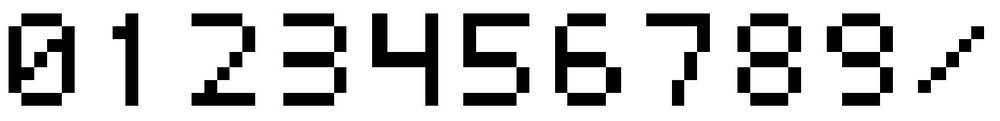
#> input picture TDTraitementImage/number.JPG, 1000 x 121 px, shrunk from 1634 x 198 before the run, found by its file name
$ python EX1.py
#> lines starting #> are read from the running program, lines starting #| are printed output that depends on the picture
from skimage import io
import numpy as np

PARTIE = 2

def printImg(img,type="rgb"):
    if type == "rgb":
        # print("Affichage RGB")
        io.imshow(img)
        io.show()
    elif type == "gray":
        # print("Affichage gris")
        io.imshow(img, cmap="gray")
        io.show()
def img2gray(img):
    if imgMode(img.ndim) == "RGB":
        # [5 lines of commented-out code are left out]
        R, G, B = img[:, :, 0], img[:, :, 1], img[:, :, 2]
        t = R * 0.2125 + G * 0.7154 + 0.0721 * B
        return t
    else :
        print("Mauvais format")
        return "Mauvais format"

def imgMode(a):
    # print(a)
    if a == 1:
        return "B&W"
    elif a == 2:
        return "gray"
    elif a == 3:
        return "RGB"
    elif a == 4:
        return "RGBA"
    else:
        return "ERREUR DE FORMAT"

def addBorder(img,b,type="rgb",value=0):
    if(type=="rgb"):
        return np.pad(img2gray(img),b,'constant',constant_values=value)
    elif(type=="gray"):
        return np.pad(img, b, 'constant', constant_values=value)
    else:
        return "Erreur"
def flipImage(img,side="horizontal"):
    if side == "horizontal":
        return np.flip(img,0)
    elif side == "vertical":
        return np.flip(img,1)
def intToImage(n):
    numberList = img2gray(io.imread('number.jpg'))
    spaces = 1
    print(numberList.shape)
#| (121, 1000)
    if n == 0:
        return numberList[:,:135]
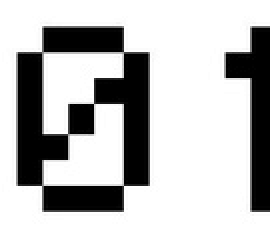
#> returned value: shape (121, 135) float64 (shown 2 times larger); min 0, max 255, mean 187.1; drawn with min black and max white
    elif n == 1:
        return numberList[:,spaces*n:spaces*(n+1)]


printImg(intToImage(0),type="gray")
printImg(intToImage(1),type="gray")
#| (121, 1000)
#> call 2 of printImg, with img = array of shape (121, 1), type = 'gray'
#> in printImg (call 2), `io.show()`:
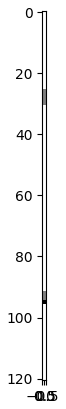
#> figure drawn by matplotlib, 1 panel
printImg(intToImage(2),type="gray")
#| (121, 1000)
#> (the run stopped early here; a loop or call above may not have finished)

$ run again, with TDTraitementImage/poule.jpg copied over TDTraitementImage/number.JPG
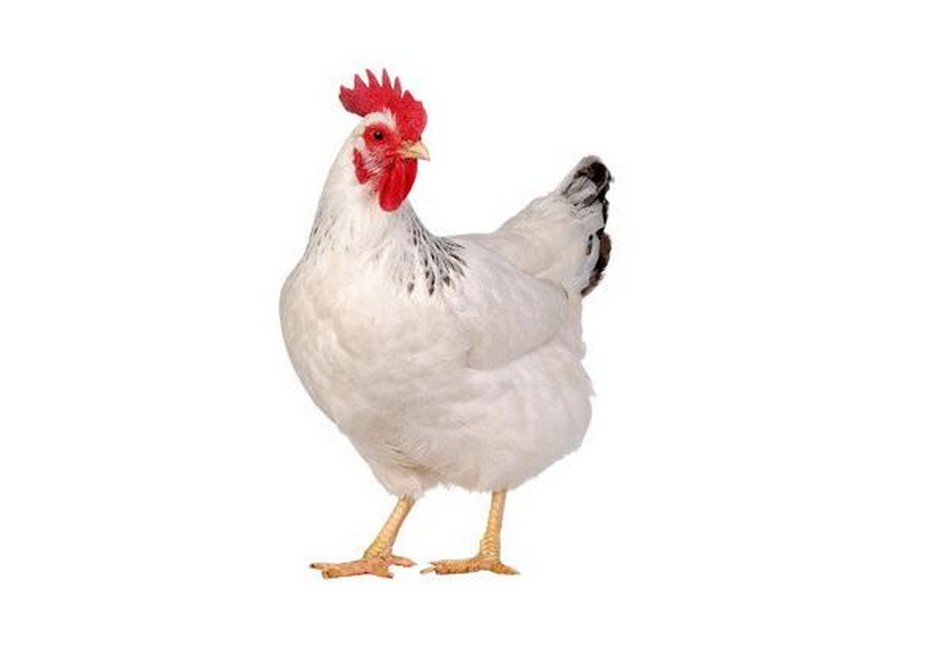
#> input picture TDTraitementImage/poule.jpg, 950 x 659 px, found by its file name
#> in img2gray, `R, G, B = img[:, :, 0], img[:, :, 1], img[:, :, 2]`:
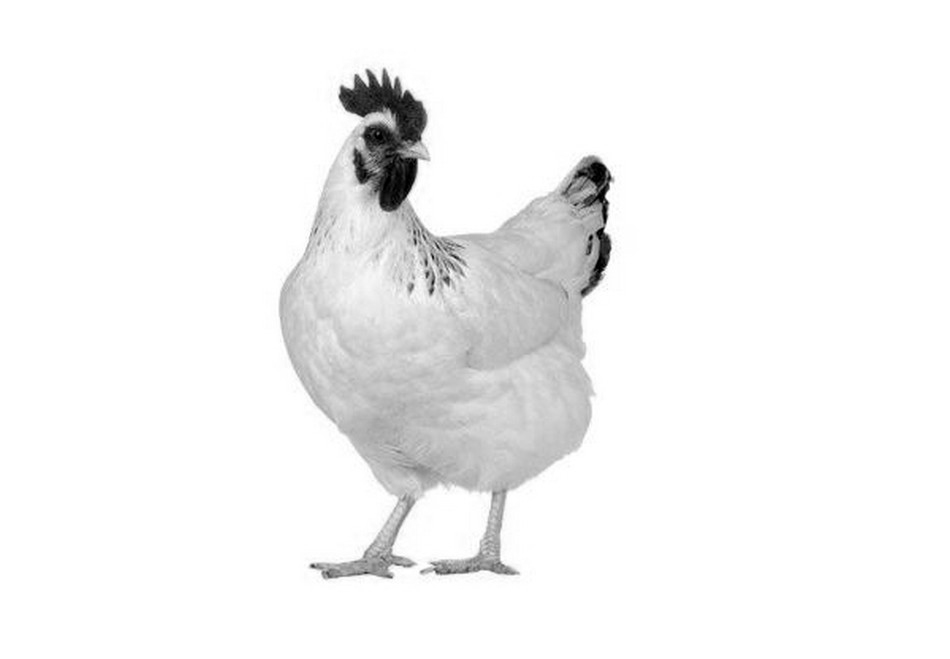
#> G: shape (659, 950); min 0, max 255, mean 244.1
#| (659, 950)
#| (659, 950)
#> in printImg (call 2), `io.show()`:
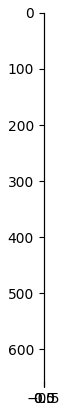
#> figure drawn by matplotlib, 1 panel
#| (659, 950)
